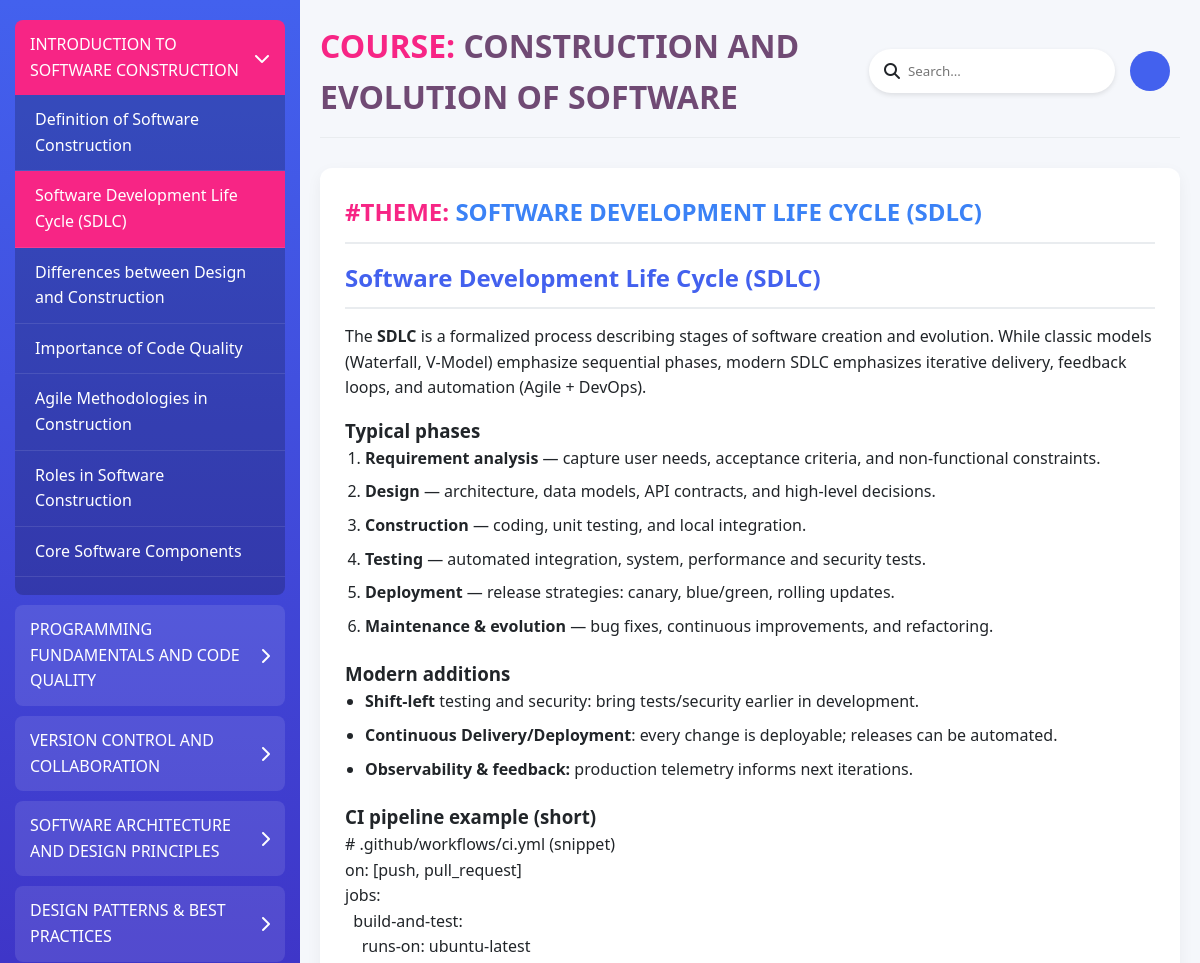
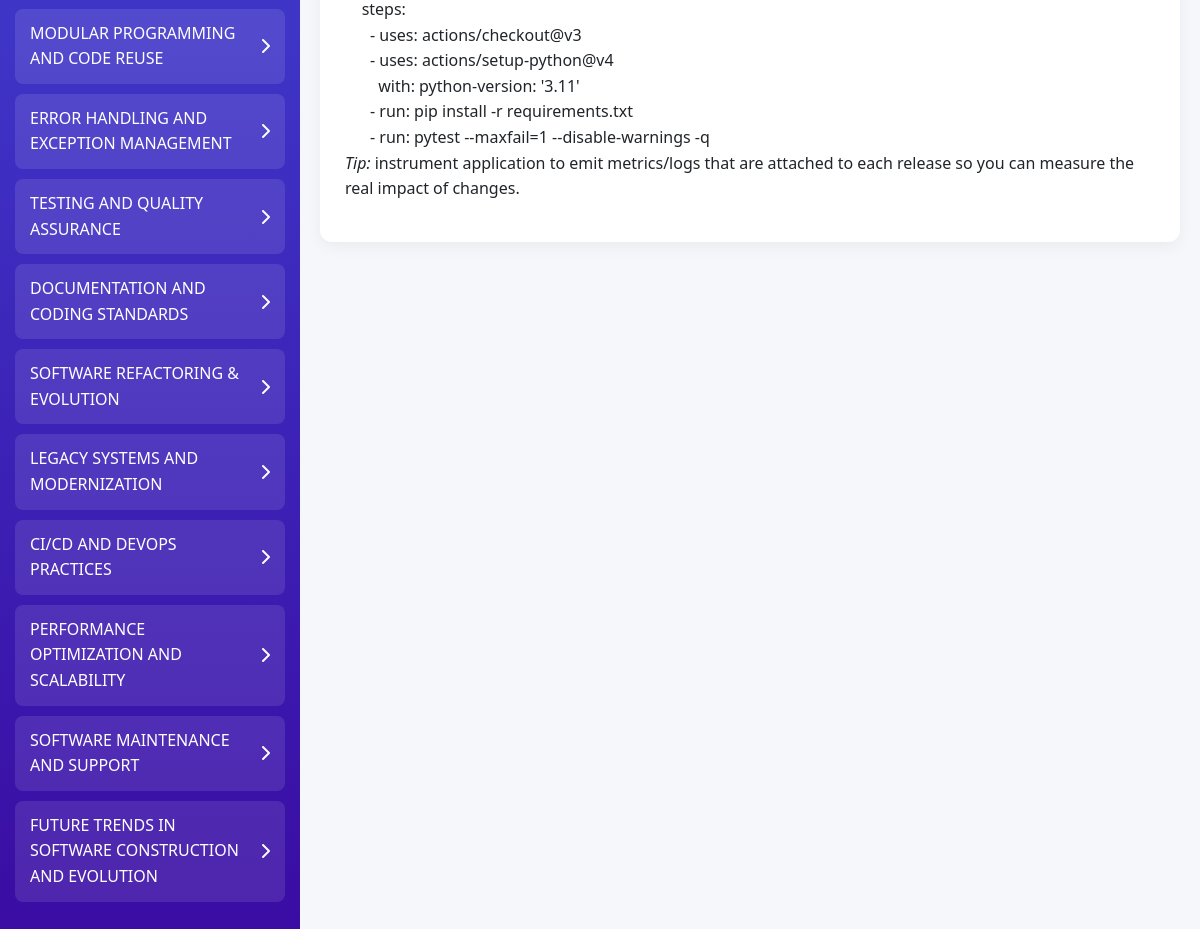
Screenshot of /course/topic/10/ with the database file from the repository (2 pictures, top to bottom).
### learning/models.py (models this page shows, shortened)
class Chapter(models.Model):
    course = models.ForeignKey(
        Course, related_name="chapters", on_delete=models.CASCADE
    )
    title = models.CharField(max_length=200)
    order = models.PositiveIntegerField(default=1)
    class Meta:
        ordering = ["order"]

class Topic(models.Model):
    chapter = models.ForeignKey(
        Chapter, related_name="topics", on_delete=models.CASCADE
    )
    title = models.CharField(max_length=200)
    content = RichTextField()
    order = models.PositiveIntegerField(default=1)
    class Meta:
        ordering = ["order"]

class Course(models.Model):
    title = models.CharField(max_length=200)
    description = models.TextField()
    created_at = models.DateTimeField(auto_now_add=True)

### learning/views.py (the view)
# urls.py: path("course/", views.course_content, name="course_content"),
def course_content(request, topic_id=None):
    course = Course.objects.first()
    chapters = course.chapters.all()  # type: ignore
    selected_topic = None
    if topic_id:
        selected_topic = get_object_or_404(Topic, id=topic_id)
    else:
        first_chapter = chapters.first()
        if first_chapter:
            selected_topic = first_chapter.topics.first()
    topic_id = selected_topic.id # type: ignore
    topic = get_object_or_404(Topic, id=topic_id)
    return render(
        request,
        "course_content.html",
        {
            "course": course,
            "chapters": chapters,
            "selected_topic": selected_topic,
            "current_topic": topic,
        },
    )

### learning/templates/course_content.html (shortened to what this page needs)
{% load static %}
<!DOCTYPE html>
<html lang="en">
<head>
    <link rel="stylesheet" href="https://cdnjs.cloudflare.com/ajax/libs/font-awesome/6.4.0/css/all.min.css">
    <link rel="stylesheet" href="{% static 'course/style.css' %}">
</head>
<body>
    {% block content %}
    <div class="container">
        <div class="sidebar">
            <div class="chapters">
                {% for chapter in course.chapters.all %}
                <div class="chapter-item">
                    <div class="chapter-header {% if chapter.id == current_topic.chapter.id %}active{% endif %}">
                        <span>{{ chapter.title|upper }}</span>
                        <i
                            class="fas {% if chapter.id == current_topic.chapter.id %}fa-chevron-down{% else %}fa-chevron-right{% endif %}"></i>
                    </div>
                    <div class="topics {% if chapter.id == current_topic.chapter.id %}show{% endif %}">
                        {% for topic in chapter.topics.all %}
                        <div class="topic-item {% if topic.id == current_topic.id %}active{% endif %}"
                            onclick="window.location.href='{% url 'course_topic' topic.id %}'">
                            {{ topic.title }}
                        </div>
                        {% endfor %}
                    </div>
                </div>
                {% endfor %}
            </div>
        </div>
        <div class="main-content">
            <div class="header">
                <h1 style="color: #704A74;"><span style="color: #f72585;">COURSE:</span> {{ course.title }}</h1>
                <div class="user-actions">
                    <div class="search-box">
                        <i class="fas fa-search"></i>
                        <input type="text" placeholder="Search...">
                    </div>
                    <div class="user-profile">
                        <div class="avatar">{{ request.user.username|slice:":2"|upper }}</div>
                    </div>
                </div>
            </div>
            <div class="content" id="main-content">
                {% if selected_topic %}
                <h2 style="color:#3b82f6;"><span style="color: #f72585;">#THEME:</span> {{ selected_topic.title|upper }}</h2>
                <p>{{ selected_topic.content|safe  }}</p>
                {% endif %}
            </div>
        </div>
    </div>
    {% endblock %}
</body>
</html>

### learning/static/course/style.css (style rules this page uses)
:root { --primary: #4361ee; --secondary: #3a0ca3; --accent: #f72585; --light: #f8f9fa; --dark: #212529; --success: #4cc9f0; --warning: #ffd166; --danger: #ef476f; --gray: #6c757d; --light-gray: #e9ecef; }
* { margin: 0; padding: 0; box-sizing: border-box; font-family: 'Segoe UI', Tahoma, Geneva, Verdana, sans-serif; }
body { background-color: #f5f7fb; color: var(--dark); line-height: 1.6; }
.container { display: flex; min-height: 100vh; }
.sidebar { width: 25%; background: linear-gradient(to bottom, var(--primary), var(--secondary)); color: white; padding: 20px 0; overflow-y: auto; transition: all 0.3s ease; }
.chapters { padding: 0 15px; }
.chapter-item { margin-bottom: 10px; border-radius: 8px; overflow: hidden; }
.chapter-header { background-color: rgba(255, 255, 255, 0.1); padding: 12px 15px; cursor: pointer; display: flex; justify-content: space-between; align-items: center; transition: all 0.3s ease; }
.chapter-header.active { background-color: var(--accent); }
.topics { background-color: rgba(0, 0, 0, 0.2); max-height: 0; overflow: hidden; transition: max-height 0.3s ease; }
.topics.show { max-height: 500px; }
.topic-item { padding: 12px 20px; border-bottom: 1px solid rgba(255, 255, 255, 0.1); cursor: pointer; transition: all 0.3s ease; }
.topic-item.active { background-color: var(--accent); }
.main-content { flex: 1; padding: 20px; overflow-y: auto; }
.header { display: flex; justify-content: space-between; align-items: center; margin-bottom: 30px; padding-bottom: 15px; border-bottom: 1px solid var(--light-gray); }
.user-actions { display: flex; align-items: center; gap: 15px; }
.search-box { display: flex; align-items: center; background-color: white; border-radius: 50px; padding: 5px 15px; box-shadow: 0 2px 5px rgba(0, 0, 0, 0.1); }
.search-box input { border: none; outline: none; padding: 8px; width: 200px; }
.user-profile { display: flex; align-items: center; gap: 10px; }
.avatar { width: 40px; height: 40px; border-radius: 50%; background-color: var(--primary); color: white; display: flex; align-items: center; justify-content: center; font-weight: bold; }
.content { background-color: white; border-radius: 12px; padding: 25px; box-shadow: 0 5px 15px rgba(0, 0, 0, 0.05); margin-bottom: 25px; }
.content h2 { color: var(--primary); margin-bottom: 15px; padding-bottom: 10px; border-bottom: 2px solid var(--light-gray); }
.content p { margin-bottom: 15px; }
.content ul, .content ol { margin-left: 20px; margin-bottom: 20px; }
.content li { margin-bottom: 8px; }

### rows the page displays
Chapter: title "INTRODUCTION TO SOFTWARE CONSTRUCTION"
Topic: title "Definition of Software Construction"
Topic: title "Software Development Life Cycle (SDLC)", title "SOFTWARE DEVELOPMENT LIFE CYCLE (SDLC)", content "Software Development Life Cycle (SDLC) The SDLC is a formalized process describing stages of software creation and evolution. While classic models (Waterfall, V-Model) emphasize sequential phases, modern SDLC emphasizes iterative delivery, feedback loops, and automation (Agile + DevOps). Typical phases Requirement analysis — capture user needs, acceptance criteria, and non-functional constraints. Design — architecture, data models, API contracts, and high-level decisions. Construction — coding, unit testing, and local integration. Testing — automated integration, system, performance and security tests. Deployment — release strategies: canary, blue/green, rolling updates. Maintenance &…"
Topic: title "Differences between Design and Construction"
Topic: title "Importance of Code Quality"
Topic: title "Agile Methodologies in Construction"
Topic: title "Roles in Software Construction"
Topic: title "Core Software Components"
Chapter: title "PROGRAMMING FUNDAMENTALS AND CODE QUALITY"
Chapter: title "VERSION CONTROL AND COLLABORATION"
Chapter: title "SOFTWARE ARCHITECTURE AND DESIGN PRINCIPLES"
Chapter: title "DESIGN PATTERNS & BEST PRACTICES"
Chapter: title "MODULAR PROGRAMMING AND CODE REUSE"
Chapter: title "ERROR HANDLING AND EXCEPTION MANAGEMENT"
Chapter: title "TESTING AND QUALITY ASSURANCE"
Chapter: title "DOCUMENTATION AND CODING STANDARDS"
Chapter: title "SOFTWARE REFACTORING & EVOLUTION"
Chapter: title "LEGACY SYSTEMS AND MODERNIZATION"
Chapter: title "CI/CD AND DEVOPS PRACTICES"
Chapter: title "PERFORMANCE OPTIMIZATION AND SCALABILITY"
Chapter: title "SOFTWARE MAINTENANCE AND SUPPORT"
Chapter: title "FUTURE TRENDS IN SOFTWARE CONSTRUCTION AND EVOLUTION"
Course: title "CONSTRUCTION AND EVOLUTION OF SOFTWARE"
